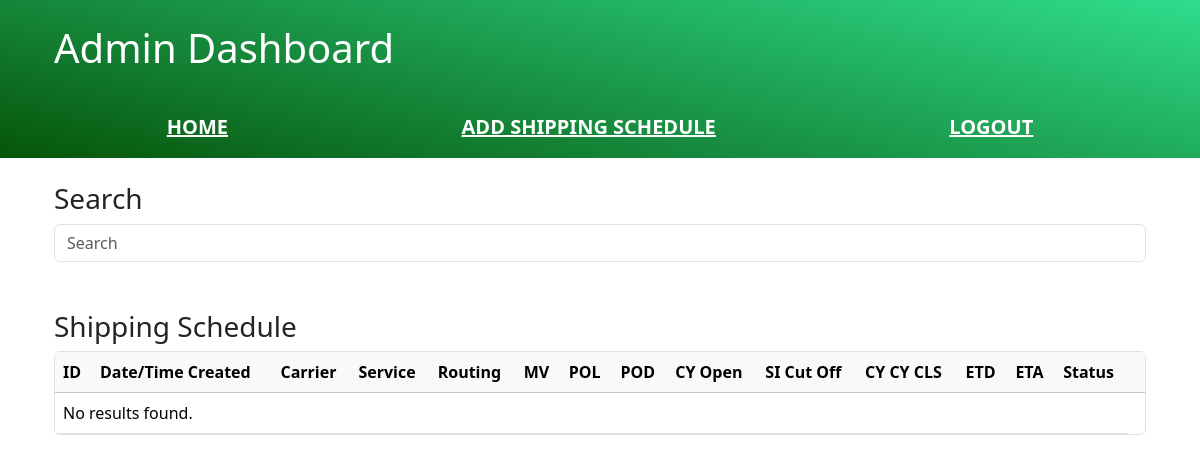
Page /admin/ (signed in) on the earlier database version.
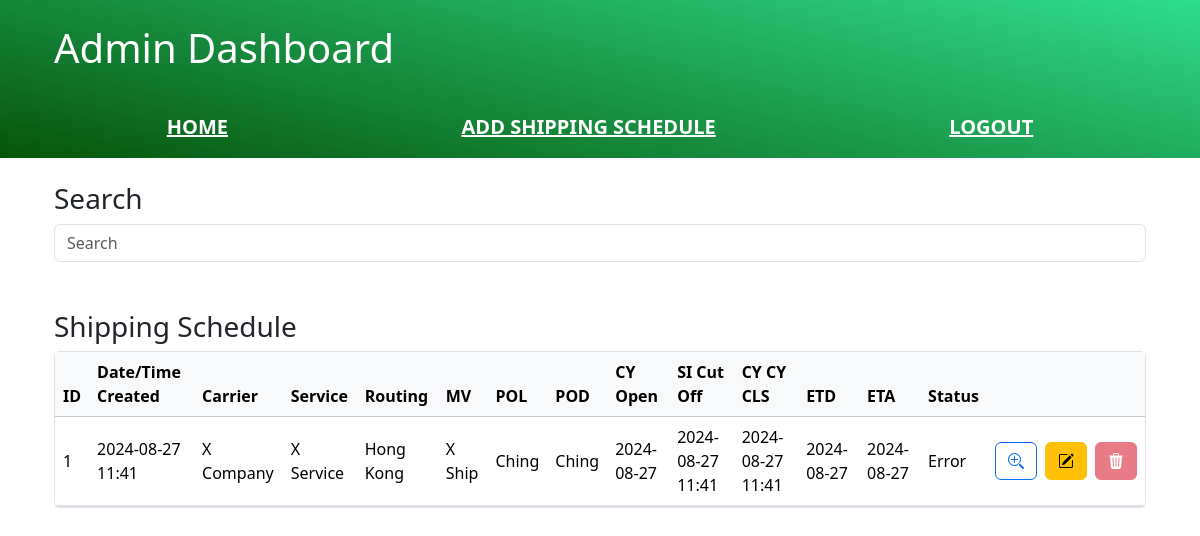
Same page on the later database version.
### app/model.py (models this page shows, shortened)
class Data_shipping_schedule(db.Model):
    __tablename__ = 'data_shipping_schedule'
    id = db.Column(db.Integer, primary_key=True)
    carrier = db.Column(db.String(100), nullable= False)                                    #   Shipping company
    service = db.Column(db.String(100), nullable=False)                                     #   Shipping service
    routing = db.Column(db.String(100), nullable=False)                                     #   Routing
    MV = db.Column(db.String(100), nullable=False)                                          #   Master vessel (ship name)
    POL = db.Column(db.String(100), nullable=False)                                         #   Port of loading
    POD = db.Column(db.String(100), nullable=False)                                         #   Port of discharge
    CY_Open = db.Column(db.DateTime, nullable=False)                                        #   Container yard open (should be in datetime format)
    SI_Cut_Off = db.Column(db.DateTime, nullable=False)                                     #   Shipping information off (should be in datetime format)
    CY_CY_CLS = db.Column(db.DateTime, nullable=False)                                      #   Closing date (should be in datetime format)
    ETD =  db.Column(db.DateTime, nullable=False)                                           #   Estimated Time of Departure (should be in datetime format)
    ETA =  db.Column(db.DateTime, nullable=False)                                           #   Estimated Time of Arrival (should be in datetime format)
    date_created = db.Column(db.DateTime, default=datetime.utcnow)
    status = db.Column(db.String(20), nullable=False)                                       # Status s1 -> s2 -> s3
    bookings = db.relationship('Data_booking', backref='data_shipping_schedule', lazy=True)
    confirm_orders = db.relationship('Data_confirm_order', backref='data_shipping_schedule', uselist=False)
    user_id = db.Column(db.Integer, db.ForeignKey('user_data.id'), nullable=False)

### app/routes/admin.py (the view)
@admin.route("/")
@login_required
@role_required("admin")
def admin_dashboard():
    results = Data_shipping_schedule.query.all()  # Admin can see all shipping data
    return render_template("dashboard.html", results=results, current_user=current_user)

### app/restriction.py (called while the page is built)
def role_required(rank):
    def decorator(func):
        @wraps(func)
        def decorated_view(*args, **kwargs):
            if not current_user.is_authenticated or current_user.rank != rank:
                abort(403)  # Forbidden
            return func(*args, **kwargs)
        return decorated_view
    return decorator

### driver.py (called while the page is built)
@login_manager.user_loader
def load_user(user_id):
    return User_data.query.get(int(user_id))

### templates/dashboard.html (shortened to what this page needs)
{% extends 'base.html' %}
{% block body %}
  {% include 'header.html' %}
  {% include 'search.html' %}
  {% include 'shipping_table.html' %}
{% endblock %}

### templates/shipping_table_results.html (shortened to what this page needs)
{% if results %}
  {% for result in results %}
    <tr>
      {% if current_user.rank == 'admin' %}
        <td>{{ result.id }}</td>
        <td>{{ result.date_created.strftime('%Y-%m-%d %H:%M') }}</td>
      {% endif %}
      <td>{{ result.carrier }}</td>
      <td>{{ result.service }}</td>
      <td>{{ result.routing }}</td>
      <td>{{ result.MV }}</td>
      <td>{{ result.POL }}</td>
      <td>{{ result.POD }}</td>
      <td>{{ result.CY_Open.strftime('%Y-%m-%d') }}</td>
      <td>{{ result.SI_Cut_Off.strftime('%Y-%m-%d %H:%M') }}</td>
      <td>{{ result.CY_CY_CLS.strftime('%Y-%m-%d %H:%M') }}</td>
      <td>{{ result.ETD.strftime('%Y-%m-%d') }}</td>
      <td>{{ result.ETA.strftime('%Y-%m-%d') }}</td>
      {% if result.status == 's1' %}
        <td>No Booking</td>
      {% elif result.status == 's2' %}
        <td>Not confirmed</td>
      {% elif result.status == 's3' %}
        <td>Confirmed</td>
      {% else %}
        <td>Error</td>
      {% endif %}
      <td>
        <div class="d-flex justify-content-end gap-2">
          <button class="btn btn-outline-primary" type="button" data-bs-toggle="collapse" data-bs-target="#collapse{{ result.id }}" aria-expanded="false" aria-controls="collapse{{ result.id }}"><i class="bi bi-zoom-in"></i></button>
          {% if current_user.rank == 'admin' %}
            <a class="btn btn-warning" href="{{ url_for('admin.edit_shipping_data', id=result.id) }}"><i class="bi bi-pencil-square"></i></a>
            {% if result.status == 's1' %}
              <form action="{{ url_for('admin.delete_shipping_data', id=result.id) }}" method="POST">
                <button class="btn btn-danger is-danger" type="submit" onclick="return confirm('Are you sure you want to delete this schedule?');"><i class="bi bi-trash3-fill"></i></button>
              </form>
            {% else %}
              <form action="{{ url_for('admin.delete_shipping_data', id=result.id) }}" method="POST" data-bs-toggle="tooltip" data-bs-title="Delete Booking First">
                <button disabled class="btn btn-danger is-danger" type="submit"><i class="bi bi-trash3-fill"></i></button>
              </form>
            {% endif %}
          {% endif %}
        </div>
      </td>
    </tr>
    <tr>
      <td colspan="15" class="bg-body-tertiary ps-4 pe-4 pt-0 pb-0">
      </td>
    </tr>
  {% endfor %}
{% else %}
  <tr>
    <td colspan="14">No results found.</td>
  </tr>
{% endif %}

Differences in the rows shown:
added Data_shipping_schedule: id "1", date_created "2024-08-27 11:41", carrier "X Company", service "X Service", routing "Hong Kong", MV "X Ship", POL "Ching", POD "Ching", CY_Open "2024-08-27", SI_Cut_Off "2024-08-27 11:41", CY_CY_CLS "2024-08-27 11:41", ETD "2024-08-27", ETA "2024-08-27", status "Error"
Other differences:
text no longer shown: "No results found."
